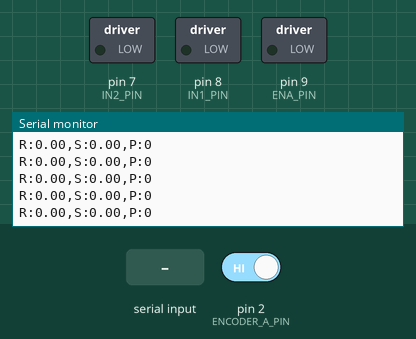
The sketch below on a simulated Arduino Uno, built with avr-gcc and run on an emulated ATmega328P. Parts: switched loads named in the sketch (green lamp = pin HIGH), the last lines printed to the serial monitor. The inputs (shaded band) are chosen by the test bench; at power-on: pin 2 (ENCODER_A_PIN) HIGH.

Above: at 1.2 s.
1.3 s: "SET_RPM:\n" received over Serial
At 1.31 s:
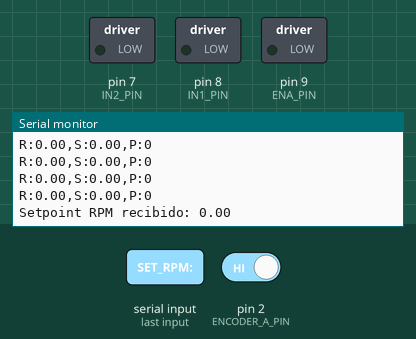
2.8 s: "SET_DIR:\n" received over Serial
4.3 s: "STOP\n" received over Serial
At 4.31 s:
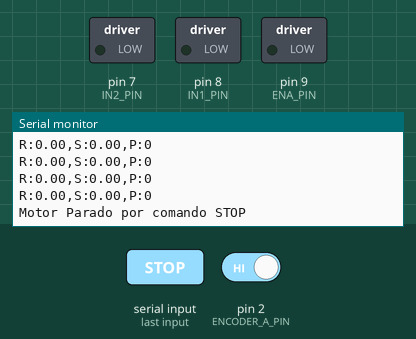

Measured:
- after the input at 1.3 s, the serial monitor: prints a new line at once (image 1)
- after the input at 4.3 s, the serial monitor: prints a new line at once (image 2)

The sketch:

Motorconencoder.ino
```cpp
// --- PINES ---
// Motor Driver (ej. L298N)
const int ENA_PIN = 9;  // PWM para velocidad (Debe ser un pin PWM: 3, 5, 6, 9, 10, 11 en UNO)
const int IN1_PIN = 8;  // Control de dirección 1
const int IN2_PIN = 7;  // Control de dirección 2

// Encoder
const int ENCODER_A_PIN = 2; // Canal A del encoder (Debe ser un pin de interrupción: 2 o 3 en UNO)
const int ENCODER_B_PIN = 4; // Canal B del encoder (opcional, para detectar dirección si es necesario)

// --- CONSTANTES DEL MOTOR Y ENCODER ---
const float PULSES_PER_REVOLUTION = 600.0; // ¡AJUSTA ESTO! Pulsos del encoder por cada vuelta completa del eje del motor
const int SAMPLE_TIME_MS = 50;             // Tiempo en milisegundos para calcular velocidad y aplicar PID

// --- VARIABLES PID ---
double Kp = 2.0;  // Ganancia Proporcional ¡AJUSTAR!
double Ki = 5.0;  // Ganancia Integral ¡AJUSTAR!
double Kd = 1.0;  // Ganancia Derivativa ¡AJUSTAR!

double setpointRPM = 0.0;      // Velocidad deseada en RPM (Recibida de Python)
double currentRPM = 0.0;       // Velocidad actual medida
double pwmOutput = 0;          // Salida PWM para el motor (0-255)

double integralError = 0.0;
double previousError = 0.0;

// --- VARIABLES DEL ENCODER ---
volatile long encoderPulses = 0; // Contador de pulsos (volátil por ser usado en ISR)
long lastEncoderPulses = 0;

// --- TEMPORIZACIÓN ---
unsigned long lastPidTime = 0;
unsigned long lastSerialReportTime = 0;
const int SERIAL_REPORT_INTERVAL_MS = 200; // Intervalo para enviar datos a Python

// --- ESTADO DEL MOTOR ---
bool motorRunning = false;
int motorDirection = 1; // 1: Adelante, -1: Atrás, 0: Parado

void setup() {
  Serial.begin(115200); // Comunicación con Python

  pinMode(ENA_PIN, OUTPUT);
  pinMode(IN1_PIN, OUTPUT);
  pinMode(IN2_PIN, OUTPUT);

  pinMode(ENCODER_A_PIN, INPUT_PULLUP); // Usar pull-up interno si no hay externo
  pinMode(ENCODER_B_PIN, INPUT_PULLUP); // Opcional

  // Configurar interrupción para el canal A del encoder
  attachInterrupt(digitalPinToInterrupt(ENCODER_A_PIN), countPulseA, RISING);

  stopMotor(); // Asegurar que el motor esté parado al inicio

  Serial.println("Arduino listo. Esperando comandos...");
}

void loop() {
  handleSerialCommands(); // Procesar comandos de Python

  unsigned long currentTime = millis();

  // Calcular velocidad y ejecutar PID a intervalos regulares
  if (currentTime - lastPidTime >= SAMPLE_TIME_MS) {
    lastPidTime = currentTime;

    // 1. Calcular RPM actuales
    long pulsesNow = encoderPulses;
    long deltaPulses = pulsesNow - lastEncoderPulses;
    lastEncoderPulses = pulsesNow;

    // Convertir pulsos/sample_time a RPM
    // (pulsos / PPR) = revoluciones
    // revoluciones / (SAMPLE_TIME_MS / 1000.0 / 60.0) = RPM (rev/min)
    currentRPM = ( (double)deltaPulses / PULSES_PER_REVOLUTION ) / ( (double)SAMPLE_TIME_MS / 60000.0 );

    if (!motorRunning || motorDirection == 0) {
      currentRPM = 0; // Si está parado, RPM es 0
      integralError = 0; // Resetear integral si está parado
      pwmOutput = 0;
    } else {
      // 2. Calcular PID
      double error = setpointRPM - currentRPM;
      integralError += error * (SAMPLE_TIME_MS / 1000.0); // Acumular error en el tiempo (segundos)

      // Anti-windup para el término integral (limitar su valor)
      integralError = constrain(integralError, -100.0, 100.0); // ¡Ajustar límites!

      double derivativeError = (error - previousError) / (SAMPLE_TIME_MS / 1000.0);
      previousError = error;

      pwmOutput = Kp * error + Ki * integralError + Kd * derivativeError;
    }

    // 3. Aplicar salida PWM al motor
    // Limitar PWM entre 0 y 255
    pwmOutput = constrain(pwmOutput, 0, 255);
    if (motorRunning && motorDirection != 0) {
      applyMotorSpeed(motorDirection, (int)pwmOutput);
    } else {
      stopMotor();
    }
  }

  // Enviar datos a Python periódicamente
  if (currentTime - lastSerialReportTime >= SERIAL_REPORT_INTERVAL_MS) {
    lastSerialReportTime = currentTime;
    Serial.print("R:");
    Serial.print(currentRPM, 2); // Enviar RPM actuales con 2 decimales
    Serial.print(",S:");
    Serial.print(setpointRPM, 2); // Enviar Setpoint
    Serial.print(",P:");
    Serial.println(pwmOutput, 0); // Enviar PWM
  }
}

// --- FUNCIONES AUXILIARES ---

// ISR (Interrupt Service Routine) para contar pulsos del encoder
void countPulseA() {
  // Opcional: leer ENCODER_B_PIN para determinar dirección si es un encoder cuadrático
  // if (digitalRead(ENCODER_B_PIN) == LOW) {
  //   encoderPulses++;
  // } else {
  //   encoderPulses--;
  // }
  encoderPulses++; // Simplificado: solo cuenta en una dirección, la dirección se establece por comando
}

void applyMotorSpeed(int direction, int speedVal) {
  if (direction == 1) { // Adelante
    digitalWrite(IN1_PIN, HIGH);
    digitalWrite(IN2_PIN, LOW);
  } else if (direction == -1) { // Atrás
    digitalWrite(IN1_PIN, LOW);
    digitalWrite(IN2_PIN, HIGH);
  } else { // Parar
    digitalWrite(IN1_PIN, LOW);
    digitalWrite(IN2_PIN, LOW);
  }
  analogWrite(ENA_PIN, speedVal);
}

void stopMotor() {
  digitalWrite(IN1_PIN, LOW);
  digitalWrite(IN2_PIN, LOW);
  analogWrite(ENA_PIN, 0);
  motorRunning = false;
  motorDirection = 0;
  //setpointRPM = 0; // Opcional: resetear setpoint al parar
  encoderPulses = 0;     // Resetear contador de pulsos
  lastEncoderPulses = 0;
  integralError = 0;     // Resetear integral del PID
  previousError = 0;
  pwmOutput = 0;
  currentRPM = 0;
}

void handleSerialCommands() {
  if (Serial.available() > 0) {
    String command = Serial.readStringUntil('\n');
    command.trim(); // Quitar espacios en blanco

    if (command.startsWith("SET_RPM:")) {
      float rpm = command.substring(8).toFloat();
      setpointRPM = abs(rpm); // Usar valor absoluto para el setpoint de velocidad
      motorRunning = true;
      Serial.print("Setpoint RPM recibido: ");
      Serial.println(setpointRPM);
      // La dirección se establece por separado
    } else if (command.startsWith("SET_DIR:")) {
      int dir = command.substring(8).toInt();
      if (dir == 1) { // Adelante
        motorDirection = 1;
        motorRunning = true;
        Serial.println("Dirección: Adelante");
      } else if (dir == -1) { // Atrás
        motorDirection = -1;
        motorRunning = true;
        Serial.println("Dirección: Atrás");
      } else { // Parar (dir == 0)
        stopMotor();
        Serial.println("Motor Parado por comando DIR 0");
      }
    } else if (command.equals("STOP")) {
      stopMotor();
      Serial.println("Motor Parado por comando STOP");
    } else if (command.startsWith("KP:")) {
      Kp = command.substring(3).toFloat();
      Serial.print("Nuevo Kp: "); Serial.println(Kp);
    } else if (command.startsWith("KI:")) {
      Ki = command.substring(3).toFloat();
      Serial.print("Nuevo Ki: "); Serial.println(Ki);
    } else if (command.startsWith("KD:")) {
      Kd = command.substring(3).toFloat();
      Serial.print("Nuevo Kd: "); Serial.println(Kd);
    }
  }
}
```
